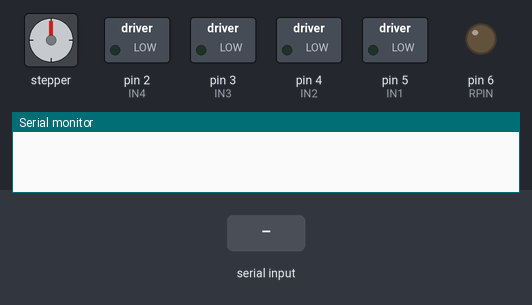
Recording of a sketch running on a simulated Arduino Uno, built with avr-gcc and run on an emulated ATmega328P. On the bench: stepper motor, switched loads named in the sketch (green lamp = pin HIGH), output pins drawn as LEDs (lit = HIGH), the last lines printed to the serial monitor. The test bench sets the inputs (shaded band). Stepper angles assume 2048 steps per turn.

Above: at 1.2 s.
1.3 s: "t" received over Serial
At 2.9 s:
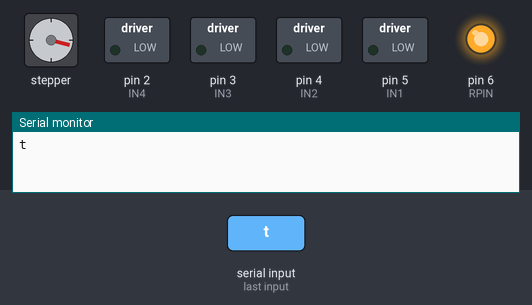
4.0 s: "w" received over Serial
At 5.2 s:
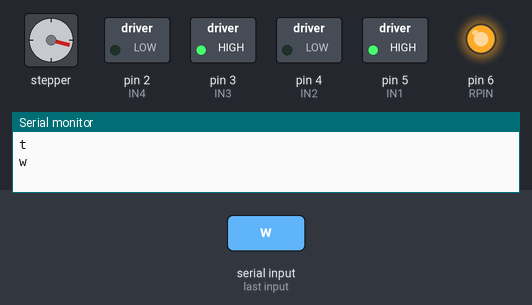
5.5 s: "s" received over Serial
At 6.4 s:
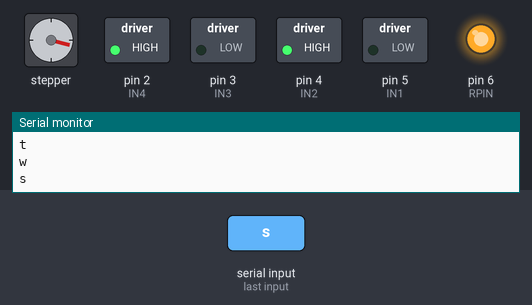
7.0 s: "a" received over Serial
At 7.6 s:
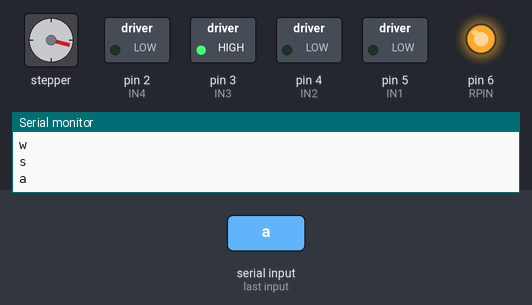
8.5 s: "d" received over Serial
At 8.8 s:
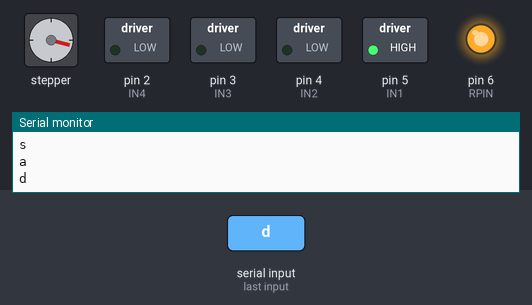
10.0 s: "f" received over Serial
At 11.2 s:
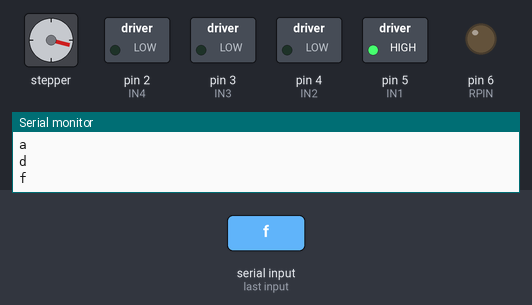
Timing chart, 0 to 12.5 s (numbered marks = the images above; inputs shaded):
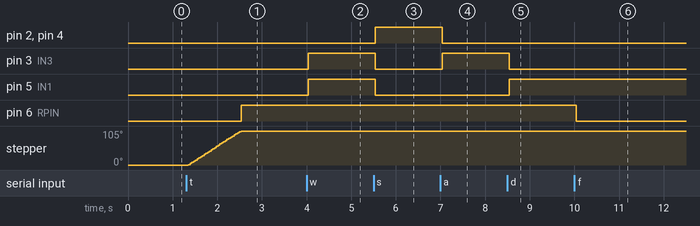

The sketch:

P1.ino
```cpp
// Made by Francis Bui

#include <Stepper.h>

char t;

// Sets steps per revolution and actuation
const int stepsPerRevolution = 2048;
const int actuate = 600;

// Stepper flag
int stepflag = 0;

// H-BRIDGE MOTOR, DRIVE
#define IN1 5
#define IN2 4
#define IN3 3
#define IN4 2

//  RELAY, INGITION
#define RPIN 6

// STEPPER MOTOR, GAS TANK ACTUATION
#define STEP1 7
#define STEP2 8
#define STEP3 9
#define STEP4 10

// Creates stepper object
Stepper myStepper = Stepper(stepsPerRevolution, 7, 9, 8, 10);

void setup()
{
pinMode(IN1, OUTPUT);
pinMode(IN2, OUTPUT);
pinMode(IN3, OUTPUT);
pinMode(IN4, OUTPUT);
pinMode(RPIN,OUTPUT);   // Relay
pinMode(STEP1, OUTPUT);
pinMode(STEP2, OUTPUT);
pinMode(STEP3, OUTPUT);
pinMode(STEP4, OUTPUT);

// Set stepper speed
myStepper.setSpeed(15);

Serial.begin(9600);

}

// Reads bluetooth serial input
void loop() {
if(Serial.available()){
  t = Serial.read();
  Serial.println(t);
}

if(t == 'w'){            // Move forward (all motors rotate in forward direction)
  forward();
}

else if(t == 's'){      //Move reverse (all motors rotate in reverse direction)
  reverse();
}

else if(t == 'a'){      //Turn right (left side motors rotate in forward direction, right side motors reverse)
  left();
}

else if(t == 'd'){      //Turn left (right side motors rotate in forward direction, left side motors reverse)
  right();
}

else if(t == 'r'){    // Turn relay on
  relayon();
}

else if(t == 'f'){    // Turn relay off
  relayoff();
}

else if(t == 't' and stepflag == 0){    // Turn stepper forward
  steppergo();
  relayon();
  stepflag += 1;
}

else if(t == 'y' and stepflag == 1){    // Turn stepper reverse
  stepperstop();
  relayoff();
  stepflag -= 1;
}

else if (t == 'z'){      // Stops robot (all motors stop)
  stoprobot();
}

else if (t == '1') {   // Autonomous
simpleautopath();
}
delay(50);
}

void forward()
{
  digitalWrite(IN1, HIGH);
  digitalWrite(IN2, LOW);
  digitalWrite(IN3, HIGH);
  digitalWrite(IN4, LOW);
}

void reverse()
{
  digitalWrite(IN1, LOW);
  digitalWrite(IN2, HIGH);
  digitalWrite(IN3, LOW);
  digitalWrite(IN4, HIGH);
}

void left()
{
  digitalWrite(IN1, LOW);
  digitalWrite(IN2, LOW);
  digitalWrite(IN3, HIGH);
  digitalWrite(IN4, LOW);
}

void right()
{
  digitalWrite(IN1, HIGH);
  digitalWrite(IN2, LOW);
  digitalWrite(IN3, LOW);
  digitalWrite(IN4, LOW);
}

void stoprobot()
{
  digitalWrite(IN1, LOW);
  digitalWrite(IN2, LOW);
  digitalWrite(IN3, LOW);
  digitalWrite(IN4, LOW);
}

void relayon()
{
  digitalWrite(RPIN, HIGH);
}

void relayoff()
{
  digitalWrite(RPIN, LOW);
}

void steppergo()
{
  myStepper.step(actuate);
}

void stepperstop()
{
  myStepper.step(-actuate);
}

void simpleautopath()
{
  stoprobot();
  forward();
  delay(2000);
  left();
  delay(50);
  right();
  delay(50);
  forward();
  delay(200);
  relayon();
  steppergo();
  delay(150);
  stepperstop();
  relayoff();
}
```

Measured:
- after the input at 1.3 s, pin 6 (RPIN): LOW → HIGH after 1.2 s; stepper: turns 105° clockwise in 1.2 s, starting after 0.05 s
- after the input at 4.0 s, pin 3 (IN3), pin 5 (IN1): LOW → HIGH at once
- after the input at 5.5 s, pin 2 (IN4), pin 4 (IN2): LOW → HIGH at once; pin 3 (IN3), pin 5 (IN1): HIGH → LOW at once
- after the input at 7.0 s, pin 2 (IN4), pin 4 (IN2): HIGH → LOW at once; pin 3 (IN3): LOW → HIGH at once
- after the input at 8.5 s, pin 3 (IN3): HIGH → LOW at once; pin 5 (IN1): LOW → HIGH at once
- after the input at 10.0 s, pin 6 (RPIN): HIGH → LOW at once
